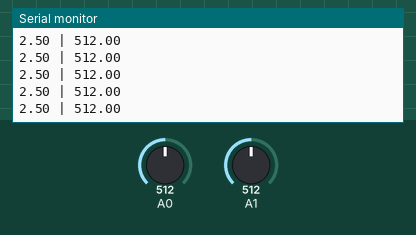
A sketch run on a simulated Arduino Uno, built with avr-gcc and run on an emulated ATmega328P. Shown: the last lines printed to the serial monitor. Inputs (shaded band) come from the test bench; at power-on: A0 = 512, A1 = 512.

Above: at 1.2 s.
1.3 s: A0 set to 716
At 1.56 s:
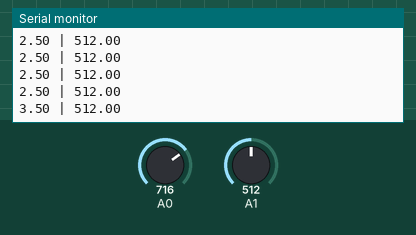
2.8 s: A1 set to 716
At 2.97 s:
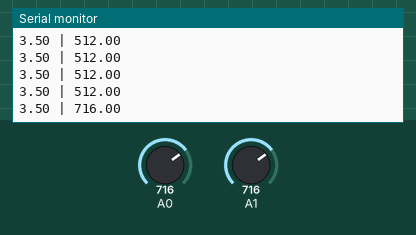
4.3 s: A0 set to 900
At 4.38 s:
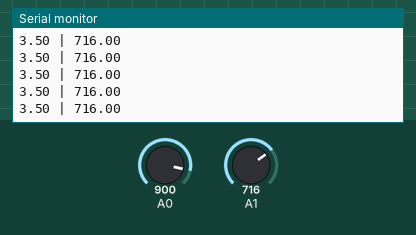
5.8 s: A1 set to 900
At 5.99 s:
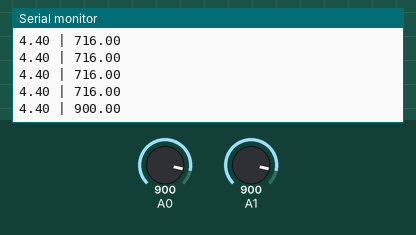
Timing chart, 0 to 8.3 s (numbered marks = the images above; inputs shaded):
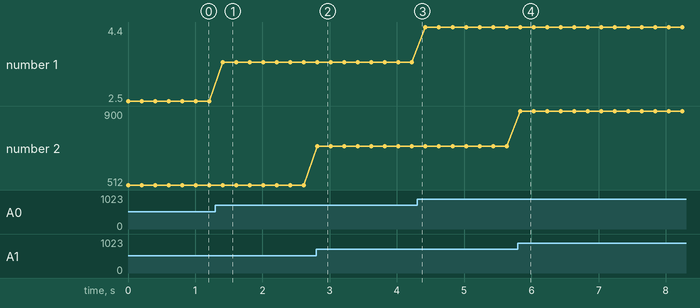

The sketch:

Joystick.ino
```cpp
float potX, potY;

void setup() {
  // put your setup code here, to run once:

  Serial.begin(9600);

}

float mapfloat(long x, long in_min, long in_max, long out_min, long out_max)
{
  return (float)(x - in_min) * (out_max - out_min) / (float)(in_max - in_min) + out_min;
}

void loop() {
  // put your main code here, to run repeatedly:

  potX = mapfloat(analogRead(A0), 0.0, 1023.0, 0.0, 5.0);
  potY = analogRead(A1);
  Serial.print(potX);
  Serial.print(" | ");
  Serial.print(potY);
  Serial.println();
  delay(200);

}
```

Measured:
- after the input at 1.3 s, the serial monitor: prints a new line after 0.11 s (image 1)
- after the input at 2.8 s, the serial monitor: prints a new line at once (image 2)
- after the input at 5.8 s, the serial monitor: prints a new line at once (image 4)
- plotted number 1: 2.5 → 3.5 after the input at 1.3 s, 3.5 → 4.4 after the input at 4.3 s
- plotted number 2: 512 → 716 after the input at 2.8 s, 716 → 900 after the input at 5.8 s
